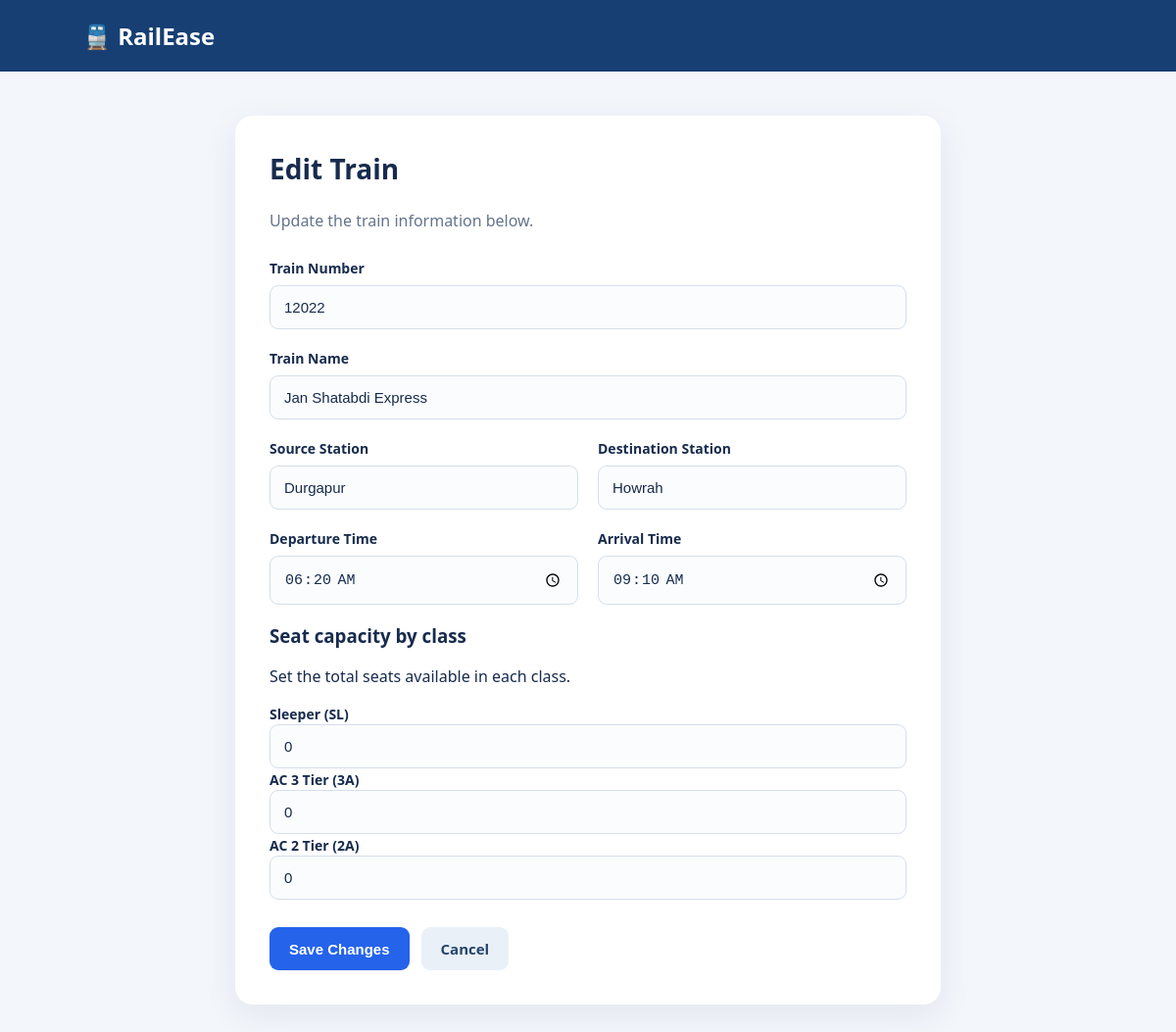
The page /admin/trains/1/edit (signed in) on the database its author committed.
### tables this page shows
CREATE TABLE trains (
                id INTEGER PRIMARY KEY AUTOINCREMENT,
                train_number TEXT NOT NULL UNIQUE,
                name TEXT NOT NULL,
                source TEXT NOT NULL,
                destination TEXT NOT NULL,
                departure_time TEXT NOT NULL,
                arrival_time TEXT NOT NULL
            , sleeper_seats INTEGER NOT NULL DEFAULT 0, ac3_seats INTEGER NOT NULL DEFAULT 0, ac2_seats INTEGER NOT NULL DEFAULT 0);

### app.py (the view, shortened to what this page needs)
@app.route("/admin/trains/<int:train_id>/edit", methods=["GET", "POST"])
@admin_required
def admin_train_edit(train_id):
    with get_db_connection() as connection:
        train = connection.execute(
            "SELECT * FROM trains WHERE id = ?",
            (train_id,)
        ).fetchone()
    try:
                sleeper_seats = int(request.form.get("sleeper_seats", "0"))
                ac3_seats = int(request.form.get("ac3_seats", "0"))
                ac2_seats = int(request.form.get("ac2_seats", "0"))
                if min(sleeper_seats, ac3_seats, ac2_seats) < 0:
                    raise ValueError
                if max(sleeper_seats, ac3_seats, ac2_seats) > 10000:
                    raise ValueError
    except ValueError:
                flash("Seat capacities must be whole numbers from 0 to 10000.", "error")
                return render_template("admin_train_form.html", train=train)
    return render_template("admin_train_form.html", train=train)

### app.py (called while the page is built)
def get_db_connection():
    connection = sqlite3.connect(DATABASE)
    connection.row_factory = sqlite3.Row
    connection.execute("PRAGMA foreign_keys = ON")
    return connection

@login_manager.user_loader
def load_user(user_id):
    with get_db_connection() as connection:
        row = connection.execute(
            "SELECT * FROM users WHERE id = ?",
            (user_id,)
        ).fetchone()
    if row is None:
        return None
    return User(
        row["id"],
        row["name"],
        row["email"],
        row["password_hash"]
    )

def admin_required(view):
    @wraps(view)
    @login_required
    def wrapped_view(*args, **kwargs):
        with get_db_connection() as connection:
            user = connection.execute(
                "SELECT role FROM users WHERE id = ?",
                (current_user.id,)
            ).fetchone()
        if user is None or user["role"] != "admin":
            abort(403)
        return view(*args, **kwargs)
    return wrapped_view

### templates/admin_train_form.html (shortened to what this page needs)
<!DOCTYPE html>
<html lang="en">
<head>
</head>
<body>
    <header>🚆 RailEase</header>
    <main class="container">
        <section class="form-card">
            <h1>{{ 'Edit Train' if train else 'Add New Train' }}</h1>
            <p class="subtitle">
                {{ 'Update the train information below.' if train
                   else 'Enter the details to add a train to your system.' }}
            </p>
            <form method="POST">
                <div class="form-grid">
                    <div class="field full-width">
                        <label for="train_number">Train Number</label>
                        <input id="train_number" name="train_number"
                               required maxlength="20"
                               {% if train %}readonly{% endif %}
                               value="{{ train.train_number if train else '' }}">
                    </div>
                    <div class="field full-width">
                        <label for="name">Train Name</label>
                        <input id="name" name="name" required maxlength="100"
                               value="{{ train.name if train else '' }}">
                    </div>
                    <div class="field">
                        <label for="source">Source Station</label>
                        <input id="source" name="source" required maxlength="100"
                               value="{{ train.source if train else '' }}">
                    </div>
                    <div class="field">
                        <label for="destination">Destination Station</label>
                        <input id="destination" name="destination"
                               required maxlength="100"
                               value="{{ train.destination if train else '' }}">
                    </div>
                    <div class="field">
                        <label for="departure_time">Departure Time</label>
                        <input id="departure_time" type="time"
                               name="departure_time" required
                               value="{{ train.departure_time if train else '' }}">
                    </div>
                    <div class="field">
                        <label for="arrival_time">Arrival Time</label>
                        <input id="arrival_time" type="time"
                               name="arrival_time" required
                               value="{{ train.arrival_time if train else '' }}">
                    </div>
                </div>
            <h3>Seat capacity by class</h3>
            <p>Set the total seats available in each class.</p>
            <label for="sleeper_seats">Sleeper (SL)</label>
            <input
                type="number"
                id="sleeper_seats"
                name="sleeper_seats"
                min="0"
                max="10000"
                required
                value="{{ train.sleeper_seats if train else 72 }}"
            >
            <label for="ac3_seats">AC 3 Tier (3A)</label>
            <input
                type="number"
                id="ac3_seats"
                name="ac3_seats"
                min="0"
                max="10000"
                required
                value="{{ train.ac3_seats if train else 48 }}"
            >
            <label for="ac2_seats">AC 2 Tier (2A)</label>
            <input
                type="number"
                id="ac2_seats"
                name="ac2_seats"
                min="0"
                max="10000"
                required
                value="{{ train.ac2_seats if train else 36 }}"
            >
                <div class="actions">
                    <button type="submit" class="btn btn-primary">
                        {{ 'Save Changes' if train else 'Add Train' }}
                    </button>
                    <a href="{{ url_for('admin_trains') }}"
                       class="btn btn-secondary">
                        Cancel
                    </a>
                </div>
            </form>
        </section>
    </main>
</body>
</html>

### templates/admin_train_form.html (style rules this page uses)
* { box-sizing: border-box; }
body { margin: 0; font-family: "Segoe UI", Arial, sans-serif; background: #f3f6fb; color: #172b4d; }
header { background: #173f73; color: white; padding: 20px 7%; font-size: 24px; font-weight: 700; }
.container { max-width: 760px; margin: 45px auto; padding: 0 20px; }
.form-card { background: white; padding: 35px; border-radius: 18px; box-shadow: 0 10px 35px rgba(23, 43, 77, 0.08); }
h1 { margin-top: 0; font-size: 28px; }
.subtitle { color: #64748b; margin-bottom: 28px; }
.form-grid { display: grid; grid-template-columns: 1fr 1fr; gap: 20px; }
.field { display: flex; flex-direction: column; gap: 8px; }
.full-width { grid-column: 1 / -1; }
label { font-size: 14px; font-weight: 600; }
input { width: 100%; padding: 13px 14px; border: 1px solid #d5deeb; border-radius: 9px; background: #fbfcfe; color: #172b4d; font-size: 15px; outline: none; transition: border-color 0.2s, box-shadow 0.2s; }
.actions { display: flex; gap: 12px; margin-top: 28px; }
.btn { display: inline-flex; justify-content: center; align-items: center; padding: 12px 20px; border: none; border-radius: 9px; font-size: 15px; font-weight: 600; text-decoration: none; cursor: pointer; transition: background 0.2s, transform 0.2s; }
.btn-primary { background: #2563eb; color: white; }
.btn-secondary { background: #eaf0f8; color: #23446e; }

### rows shown on the page
trains: train_number "12022", name "Jan Shatabdi Express", source "Durgapur", destination "Howrah", departure_time "06:20", arrival_time "09:10", sleeper_seats "0", ac3_seats "0", ac2_seats "0"

### other values the page prints
{{ 'Edit Train' if train else 'Add New Train' }} "Edit Train"
{{ 'Save Changes' if train else 'Add Train' }} "Save Changes"
